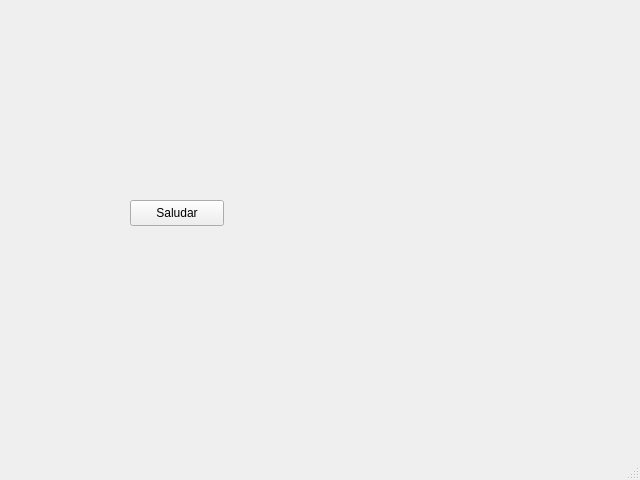
<?xml version="1.0" encoding="UTF-8"?>
<ui version="4.0">
 <class>MainWindow</class>
 <widget class="QMainWindow" name="MainWindow">
  <property name="geometry">
   <rect>
    <x>0</x>
    <y>0</y>
    <width>640</width>
    <height>480</height>
   </rect>
  </property>
  <property name="windowTitle">
   <string>Saludo</string>
  </property>
  <widget class="QWidget" name="centralwidget">
   <widget class="QPushButton" name="btn_saludar">
    <property name="geometry">
     <rect>
      <x>130</x>
      <y>200</y>
      <width>94</width>
      <height>26</height>
     </rect>
    </property>
    <property name="toolTip">
     <string extracomment="Saluda Al Usuario"/>
    </property>
    <property name="text">
     <string>Saludar</string>
    </property>
   </widget>
  </widget>
  <widget class="QMenuBar" name="mbr_principal">
   <property name="geometry">
    <rect>
     <x>0</x>
     <y>0</y>
     <width>640</width>
     <height>23</height>
    </rect>
   </property>
  </widget>
  <widget class="QStatusBar" name="sbr_estado"/>
 </widget>
 <resources/>
 <connections/>
</ui>
